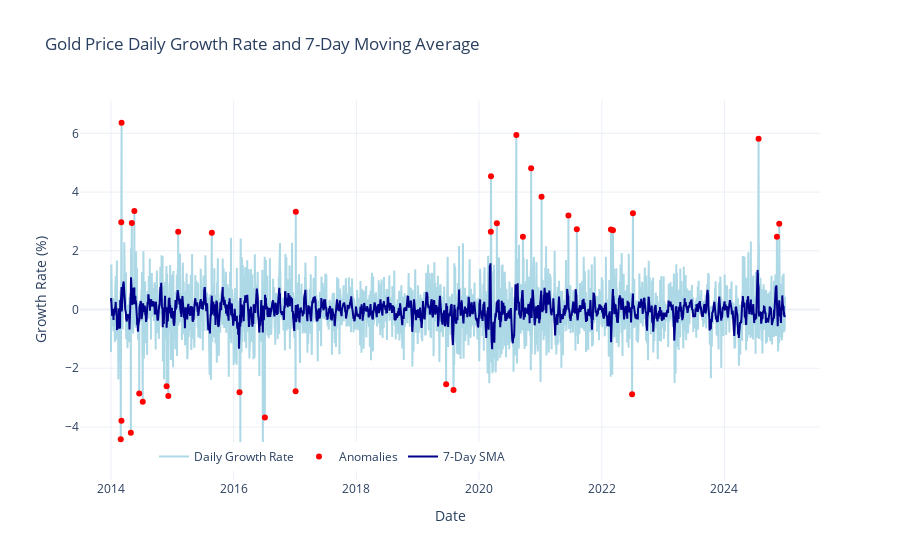

Here is the notebook cell this chart was saved with:
### Markdown cell above
Vemos que no hay diferencia en los outliers de la tasa de cambio y los outliers del dataset original.

### Code cell
gold_dataset['Growth_Rate_SMA7'] = gold_dataset['Growth_Rate'].rolling(window=7).mean()

# Drop NaNs after rolling calculation
gold_growth = gold_dataset.dropna(subset=['Growth_Rate', 'Growth_Rate_SMA7'])

# Create interactive Plotly line chart
fig = go.Figure()

fig.add_trace(go.Scatter(
    x=gold_growth.index,
    y=gold_growth['Growth_Rate'],
    mode='lines',
    name='Daily Growth Rate',
    line=dict(color='lightblue'),
    hovertemplate='%{y:.2f}%<br>%{x|%Y-%m-%d}<extra></extra>'
))

fig.add_trace(go.Scatter(
    x=anomalies_calc.index,
    y=anomalies_calc['Growth_Rate'],
    mode='markers',
    name='Anomalies',
    marker=dict(color='red', size=6),
    hovertemplate='Date: %{x}<br>Change: %{y:.2f}%'
))

fig.add_trace(go.Scatter(
    x=gold_growth.index,
    y=gold_growth['Growth_Rate_SMA7'],
    mode='lines',
    name='7-Day SMA',
    line=dict(color='darkblue', width=2),
    hovertemplate='7-Day SMA: %{y:.2f}%<br>%{x|%Y-%m-%d}<extra></extra>'
))

fig.update_layout(
    title='Gold Price Daily Growth Rate and 7-Day Moving Average',
    xaxis_title='Date',
    yaxis_title='Growth Rate (%)',
    template='plotly_white',
    hovermode='x unified',
    legend=dict(x=0.1, y=0.1),
    legend_orientation='h'

)

fig.show()

### Figure 1 — Plotly figure (JSON) as saved in the notebook; plotly's stock layout.template omitted (floating-point values rounded to 4 significant figures; data arrays with more than 128 entries replaced by an {"elided": "..."} marker saying what was removed)
{"data": [{"hovertemplate": "%{y:.2f}%<br>%{x|%Y-%m-%d}<extra></extra>", "line": {"color": "lightblue"}, "mode": "lines", "name": "Daily Growth Rate", "type": "scatter", "x": {"elided": "2841 str values"}, "y": {"elided": "2841 float values"}}, {"hovertemplate": "Date: %{x}<br>Change: %{y:.2f}%", "marker": {"color": "red", "size": 6}, "mode": "markers", "name": "Anomalies", "type": "scatter", "x": ["2024-11-22T00:00:00.000000000", "2024-11-08T00:00:00.000000000", "2024-07-22T00:00:00.000000000", "2022-07-05T00:00:00.000000000", "2022-06-30T00:00:00.000000000", "2022-03-08T00:00:00.000000000", "2022-02-24T00:00:00.000000000", "2021-08-05T00:00:00.000000000", "2021-06-16T00:00:00.000000000", "2021-01-07T00:00:00.000000000", "2020-11-06T00:00:00.000000000", "2020-09-18T00:00:00.000000000", "2020-08-10T00:00:00.000000000", "2020-04-16T00:00:00.000000000", "2020-03-12T00:00:00.000000000", "2020-03-11T00:00:00.000000000", "2019-08-02T00:00:00.000000000", "2019-06-19T00:00:00.000000000", "2017-01-05T00:00:00.000000000", "2017-01-04T00:00:00.000000000", "2016-07-05T00:00:00.000000000", "2016-06-23T00:00:00.000000000", "2016-02-10T00:00:00.000000000", "2016-02-05T00:00:00.000000000", "2015-08-24T00:00:00.000000000", "2015-02-05T00:00:00.000000000", "2014-12-08T00:00:00.000000000", "2014-11-28T00:00:00.000000000", "2014-07-09T00:00:00.000000000", "2014-06-18T00:00:00.000000000", "2014-05-20T00:00:00.000000000", "2014-05-05T00:00:00.000000000", "2014-04-29T00:00:00.000000000", "2014-03-05T00:00:00.000000000", "2014-03-04T00:00:00.000000000", "2014-03-03T00:00:00.000000000", "2014-02-28T00:00:00.000000000"], "y": [2.922, 2.476, 5.818, 3.277, -2.887, 2.697, 2.726, 2.734, 3.201, 3.841, 4.809, 2.479, 5.943, 2.939, 4.543, 2.647, -2.74, -2.548, 3.326, -2.788, -3.678, -4.642, -5.032, -2.815, 2.612, 2.652, -2.942, -2.61, -3.145, -2.863, 3.357, 2.95, -4.196, 6.362, -3.786, 2.972, -4.42]}, {"hovertemplate": "7-Day SMA: %{y:.2f}%<br>%{x|%Y-%m-%d}<extra></extra>", "line": {"color": "darkblue", "width": 2}, "mode": "lines", "name": "7-Day SMA", "type": "scatter", "x": {"elided": "2841 str values"}, "y": {"elided": "2841 float values"}}], "layout": {"hovermode": "x unified", "legend": {"orientation": "h", "x": 0.1, "y": 0.1}, "title": {"text": "Gold Price Daily Growth Rate and 7-Day Moving Average"}, "xaxis": {"title": {"text": "Date"}}, "yaxis": {"title": {"text": "Growth Rate (%)"}}}}
